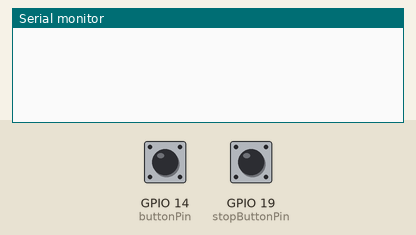
Simulated run of this sketch. Board: ESP32. Shown: the last lines printed to the serial monitor. The test bench sets the inputs (shaded band); at power-on: GPIO 14 (buttonPin) HIGH, GPIO 19 (stopButtonPin) HIGH.

Above: at 1.2 s.
1.3 s: GPIO 14 (buttonPin) pulled LOW for 0.15 s
At 1.7 s:
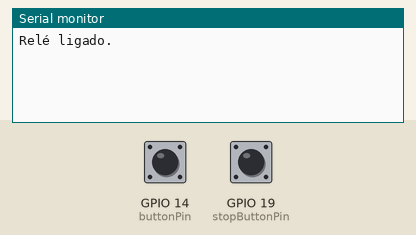
3.3 s: GPIO 19 (stopButtonPin) pulled LOW for 0.15 s
At 3.9 s:
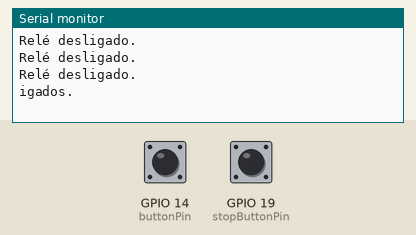

Measured:
- after the input at 1.3 s, the serial monitor: prints a new line at once (image 1)
- after the input at 3.3 s, the serial monitor: prints a new line at once (image 2)

The sketch:

controller-esp32.ino
```cpp
#include <WiFi.h>
#include <esp_now.h>

// Estrutura para enviar dados
typedef struct struct_message {
    bool relayState; // Estado do relé: 1 para ligado, 0 para desligado
} struct_message;

struct_message myData;

// Endereços MAC dos módulos relé
uint8_t relayMACAddress1[] = {0x60, 0x01, 0x94, 0x75, 0x73, 0xEB};
uint8_t relayMACAddress2[] = {0xCC, 0x50, 0xE3, 0xDA, 0xEF, 0xE3};
uint8_t relayMACAddress3[] = {0x84, 0xF3, 0xEB, 0xAD, 0x99, 0x1F};
uint8_t relayMACAddress4[] = {0x2C, 0xF4, 0x32, 0x8D, 0x54, 0xCD};

const int buttonPin = 14;  // Pino do botão que controla o loop
const int stopButtonPin = 19; // Pino do botão de parada
const int potPin = 35;     // Pino do potenciômetro

bool stopLoop = false; // Variável para controlar a parada do loop

// Função chamada quando os dados são enviados
void OnDataSent(const uint8_t *mac_addr, esp_now_send_status_t status) {
    if (myData.relayState) {
        Serial.println("Relé ligado.");
    } else {
        Serial.println("Relé desligado.");
    }
}

void setup() {
    Serial.begin(115200);
    WiFi.mode(WIFI_STA);
    esp_now_init();

    // Configurar os pinos
    pinMode(buttonPin, INPUT_PULLUP);     // Botão principal
    pinMode(stopButtonPin, INPUT_PULLUP); // Botão de parada
    pinMode(potPin, INPUT);               // Potenciômetro

    // Adicionar os destinatários (relés)
    esp_now_peer_info_t peerInfo;

    memcpy(peerInfo.peer_addr, relayMACAddress1, 6);
    peerInfo.channel = 0;
    peerInfo.encrypt = false;
    esp_now_add_peer(&peerInfo);

    memcpy(peerInfo.peer_addr, relayMACAddress2, 6);
    esp_now_add_peer(&peerInfo);

    memcpy(peerInfo.peer_addr, relayMACAddress3, 6);
    esp_now_add_peer(&peerInfo);

    memcpy(peerInfo.peer_addr, relayMACAddress4, 6);
    esp_now_add_peer(&peerInfo);

    esp_now_register_send_cb(OnDataSent);
}

void loop() {
    // Verifica o estado do botão de parada
    if (digitalRead(stopButtonPin) == LOW) {
        stopLoop = true; // Ativa a flag para interromper o loop
    }

    // Se o botão principal estiver pressionado e o loop não tiver sido interrompido
    if (digitalRead(buttonPin) == LOW && !stopLoop) {
        int potValue = analogRead(potPin); // Lê o valor do potenciômetro
        int delayTime = map(potValue, 0, 4095, 50, 1000); // Ajusta o delay

        // Ligar e desligar os relés em sequência
        controlRelay(relayMACAddress1, true);
        delayWithInterrupt(delayTime);

        controlRelay(relayMACAddress2, true);
        delayWithInterrupt(delayTime);

        controlRelay(relayMACAddress3, true);
        delayWithInterrupt(delayTime);

        controlRelay(relayMACAddress4, true);
        delayWithInterrupt(delayTime);

        // Desligar os relés em sequência
        controlRelay(relayMACAddress1, false);
        delayWithInterrupt(delayTime);

        controlRelay(relayMACAddress2, false);
        delayWithInterrupt(delayTime);

        controlRelay(relayMACAddress3, false);
        delayWithInterrupt(delayTime);

        controlRelay(relayMACAddress4, false);
        delayWithInterrupt(delayTime);
    } else if (stopLoop) {
        // Se o botão de parada for pressionado, desliga todos os relés
        controlRelay(relayMACAddress1, false);
        controlRelay(relayMACAddress2, false);
        controlRelay(relayMACAddress3, false);
        controlRelay(relayMACAddress4, false);

        stopLoop = false; // Reseta a flag de parada
        Serial.println("Loop interrompido e todos os relés desligados.");
    }
}

// Função para controlar o estado dos relés
void controlRelay(uint8_t *relayMACAddress, bool state) {
    myData.relayState = state;
    esp_now_send(relayMACAddress, (uint8_t *)&myData, sizeof(myData));
}

// Função para realizar o delay com verificação de interrupção
void delayWithInterrupt(int delayTime) {
    unsigned long startTime = millis();
    while (millis() - startTime < delayTime) {
        // Verifica se o botão de parada foi pressionado
        if (digitalRead(stopButtonPin) == LOW) {
            stopLoop = true;
            break;
        }
    }
}
```
